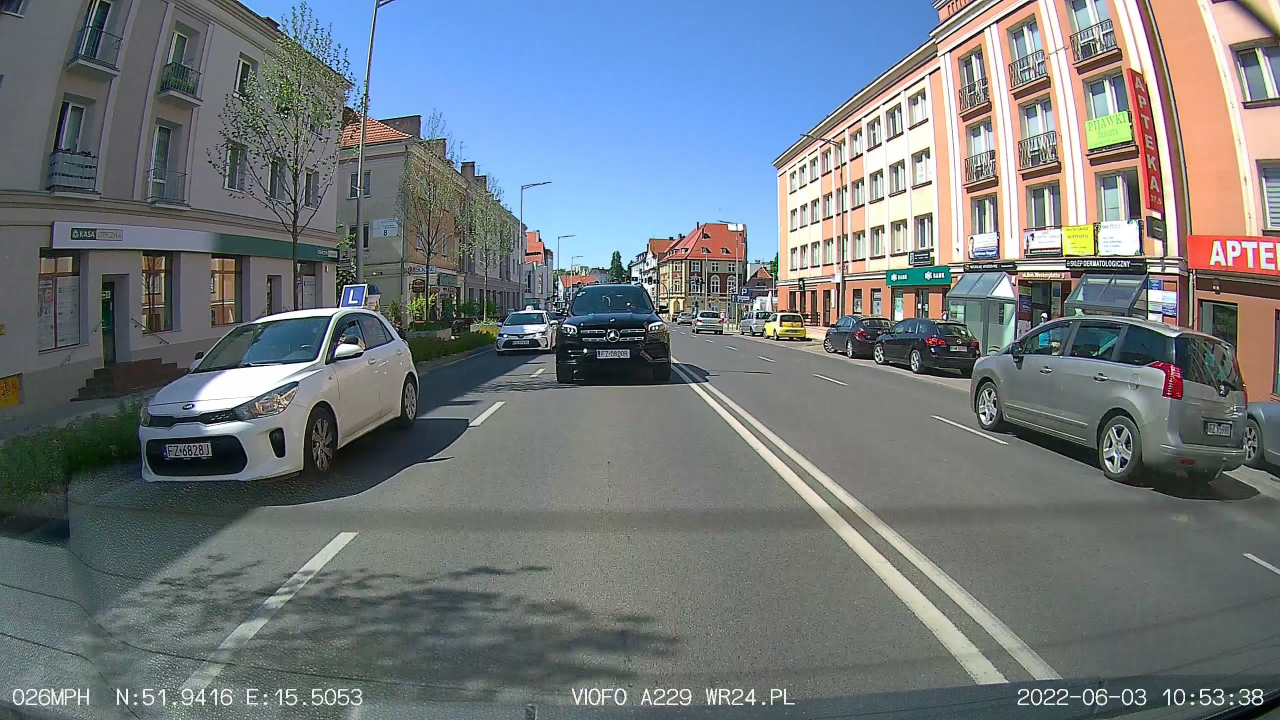
#> input picture src/test_data/camera.jpg, 2560 x 1440 px (shown at 1/2 size)
$ python -i ocr_detection.py   (imports and definitions only)
#> lines starting #> are read from the running program, lines starting #| are printed output that depends on the picture; after the words box and inside, x2 and y2 are one past the last pixel; in counts of white or black regions, pixels touching at a corner belong together
#> further down, picture is the input picture: shape (1440, 2560, 3); mean B, G, R 125.4, 120.9, 113.8
import re

import cv2
import numpy as np
import pytesseract

from src.utils import scale_image


def process(img):
    # img = cv2.medianBlur(img, 5)
    img_gray = cv2.cvtColor(img, cv2.COLOR_BGR2GRAY)
    _, thresh = cv2.threshold(img_gray, 127, 255, cv2.THRESH_BINARY)
    # thresh = cv2.adaptiveThreshold(img_gray, 255, cv2.ADAPTIVE_THRESH_MEAN_C, cv2.THRESH_BINARY, 5, 2)
    img_blur = cv2.GaussianBlur(thresh, (5, 5), 2)
    img_canny = cv2.Canny(img_blur, 0, 0)
    return img_canny


def get_contours(img):
    cv2.imshow('processed', process(img))
    cv2.waitKey()
    processed = process(img)
    contours, _ = cv2.findContours(processed, cv2.RETR_TREE, cv2.CHAIN_APPROX_NONE)
    r1, r2 = sorted(contours, key=cv2.contourArea)[-3:-1]
    x, y, w, h = cv2.boundingRect(np.r_[r1, r2])

    return img[y: y + h, x:x + w]


def detect_licence_plate_characters(test_license_plate, with_contours=True):
    # test_license_plate = cv2.imread('test_data/blurred_plate.png')
    test_license_plate = scale_image(test_license_plate, 300)
    # return ocr_with_segmentation(test_license_plate)
    return ocr_with_segmentation(test_license_plate)


def get_candidates(image, cnts, avg_sizes, candidates, counter, verbose):
    cnts = cnts[0] if len(cnts) == 2 else cnts[1]
    for c in cnts:
        x, y, w, h = cv2.boundingRect(c)
        area = w * h
        if h >= image.shape[0] - 5:
            continue

        if w / h > 1.5 or h / w > 5 or area < 100:
            if verbose:
                # różowy
                cv2.rectangle(image, (x, y), (x + w, y + h), (255, 100, 255), 3)
            continue
        counter += 1

        if area > 1900:
            if verbose:
                cv2.rectangle(image, (x, y), (x + w, y + h), (0, 255, 255), 3)
            avg_sizes.append(h)
            candidates.append([x, y, w, h])

    return [avg_sizes, candidates, counter]


def ocr_with_segmentation(image, verbose=False):
#> called with verbose = False
    org_image = image.copy()
    # blue
    candidate_color = (255, 0, 0)
    # grey
    non_max_color = (192, 192, 192)

    img_gray = cv2.cvtColor(image, cv2.COLOR_BGR2GRAY)
    _, thresh = cv2.threshold(img_gray, 200, 255, cv2.THRESH_BINARY + cv2.THRESH_OTSU)
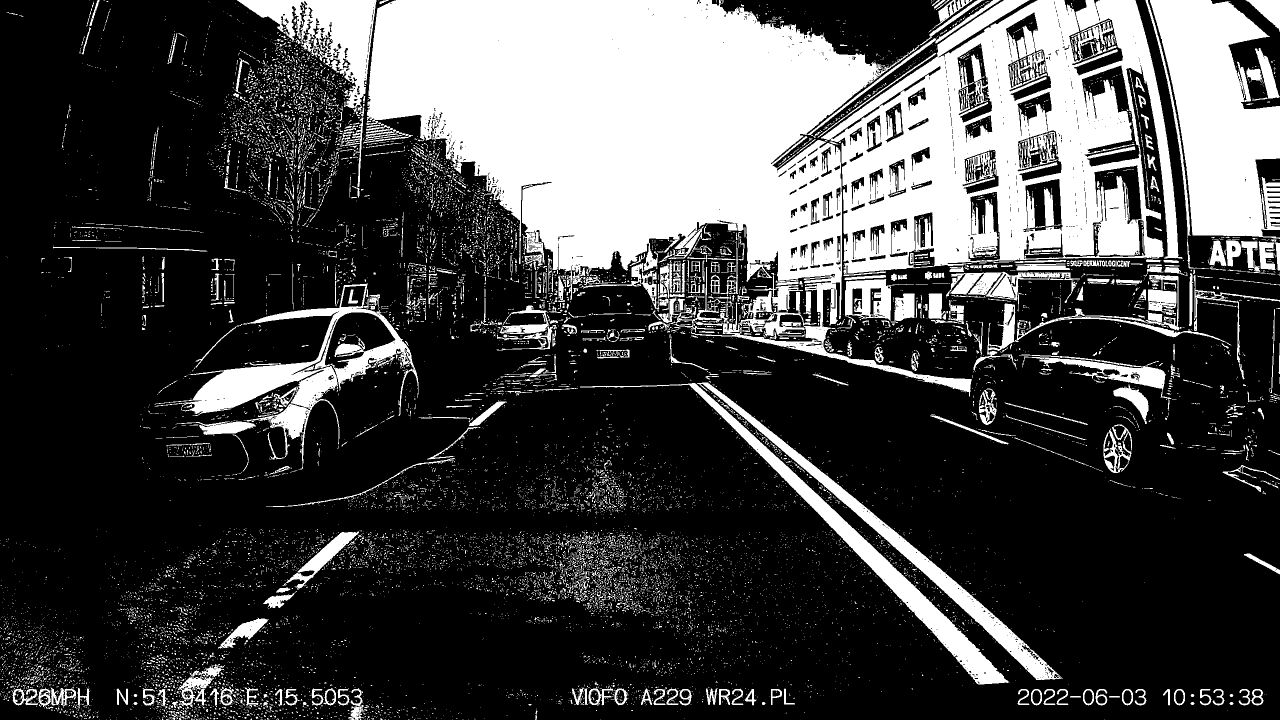
#> thresh: shape (1440, 2560) (shown at 1/2 size); 27.8% white; 15252 white regions (14251 under 20 px), largest, box (x1, y1, x2, y2) and area: (734, 0, 2001, 794) 423500, (1642, 0, 2365, 548) 211973, (2300, 0, 2560, 478) 78383

    result = np.zeros(image.shape, dtype=np.uint8)
    result_bin = np.zeros(image.shape, dtype=np.uint8)
    hsv = cv2.cvtColor(image, cv2.COLOR_BGR2HSV)
#> hsv: shape (1440, 2560, 3); mean H, S, V 72.1, 54.3, 136
    lower = np.array([0, 0, 0])
    upper = np.array([179, 100, 130])
    mask = cv2.inRange(hsv, lower, upper)
#> mask: shape (1440, 2560); 54.7% white; 19349 black regions (18000 under 20 px), largest, box (x1, y1, x2, y2) and area: (0, 0, 2560, 1369) 1381098, (984, 1059, 1325, 1225) 20715, (526, 1057, 880, 1217) 13608

    # Perform morph close and merge for 3-channel ROI extraction
    kernel = cv2.getStructuringElement(cv2.MORPH_RECT, (3, 3))
    close = cv2.morphologyEx(mask, cv2.MORPH_CLOSE, kernel, iterations=1)
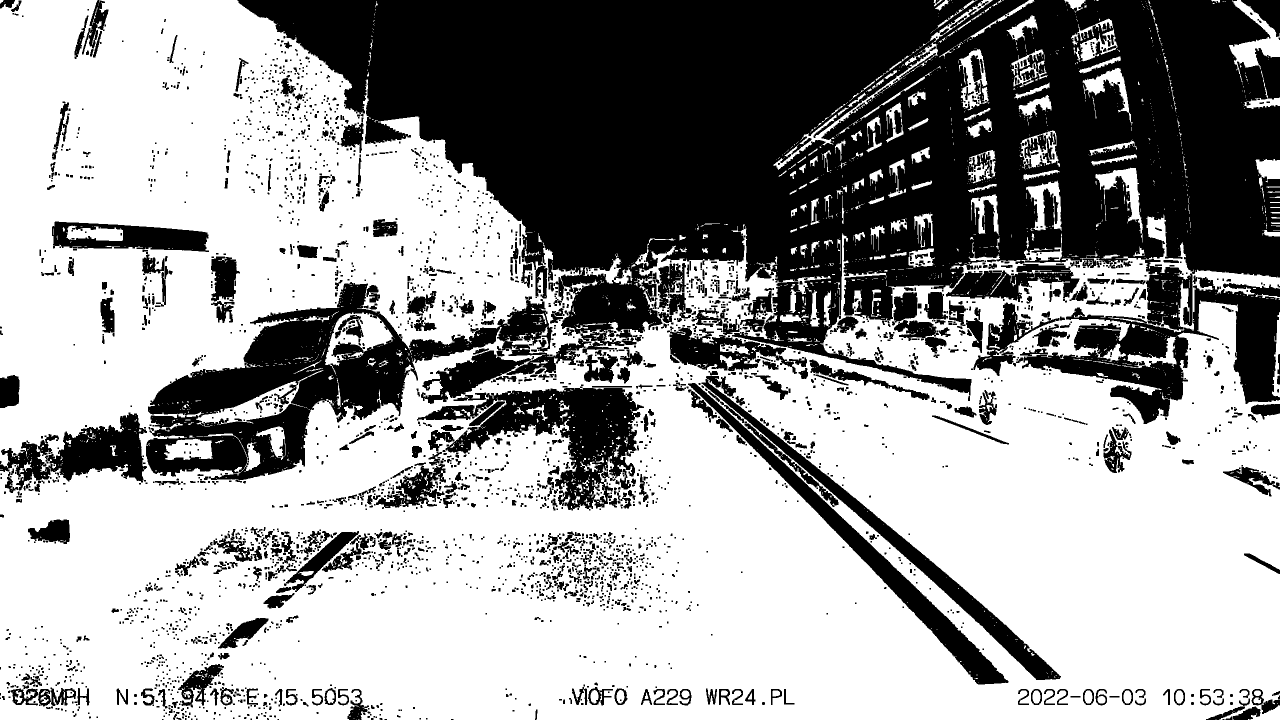
#> close: shape (1440, 2560) (shown at 1/2 size); 61.1% white; 3260 black regions (2022 under 20 px), largest, box (x1, y1, x2, y2) and area: (475, 0, 2560, 791) 920089, (292, 564, 1183, 960) 106847, (2044, 554, 2560, 848) 51203
    extract = cv2.merge([close, close, close])
#> extract: shape (1440, 2560, 3); 61.1% white; 3260 black regions (2022 under 20 px)

    # Find contours, filter using contour area, and extract using Numpy slicing

    avg_sizes = []
    candidates = []
    counter = 0

    cnts = cv2.findContours(close, cv2.RETR_TREE, cv2.CHAIN_APPROX_SIMPLE)
#> cnts = 5499 contours, 3406 with area under 20; largest, box (x1, y1, x2, y2) and area: (0, 0, 2560, 1440) 2605224, (291, 563, 1184, 961) 124540, (833, 775, 1289, 1022) 46544, (1375, 765, 2018, 1370) 26418, (1402, 757, 2123, 1361) 22932
    [avg_sizes, candidates, counter] = get_candidates(image, cnts, avg_sizes, candidates, counter, verbose)
#> the loop in get_candidates, `for c in cnts:` made 5499 passes
#> (x, y, w, h, area, counter) on passes 54, 305, 412: (220, 891, 15, 21, 315, 1), (1563, 552, 99, 74, 7326, 11), (1817, 497, 52, 38, 1976, 12)
#> after the loop in get_candidates, `for c in cnts:`: avg_sizes = 63 values, max 605 at index 38, min 38 at index 1, mean 94.86; candidates = 63 items, first 6: [1563, 552, 99, 74], [1817, 497, 52, 38], [1828, 426, 38, 69], [1942, 388, 57, 83], [2052, 361, 71, 101], [2191, 335, 95, 150]; counter = 606
#> counter = 606

    cnts = cv2.findContours(thresh, cv2.RETR_TREE, cv2.CHAIN_APPROX_SIMPLE)
#> cnts = 16913 contours, 16057 with area under 20; largest, box (x1, y1, x2, y2) and area: (734, 0, 2001, 794) 424411, (1642, 0, 2365, 548) 274670, (2300, 0, 2560, 478) 77380, (309, 567, 837, 940) 43008, (1160, 766, 2019, 1369) 24816
    [avg_sizes, candidates, counter] = get_candidates(image, cnts, avg_sizes, candidates, counter, verbose)
#> the loop in get_candidates (call 2), `for c in cnts:` made 16913 passes
#> c on passes 31 to 33: [[720, 1438], [720, 1439], [721, 1439], [721, 1438]], [[552, 1438], [552, 1439]], [[539, 1438]]

    if not len(avg_sizes) > 0:
        return ''

    avg_height = np.mean(avg_sizes)
    if verbose:
        print('avg_height', avg_height)
        # print('std_dev', statistics.pstdev(avg_sizes))
        # print('variance', statistics.variance(avg_sizes))
        print(np.sort(avg_sizes))

    nms_candidates = []
    thresh_rgb = cv2.cvtColor(thresh, cv2.COLOR_GRAY2RGB)
    thresh_rgb = 255 - thresh_rgb
    for el in candidates:
        x, y, w, h = el
        nms_candidates.append([y, x, h, w])
        if h < (avg_height - 10):
            continue

        if verbose:
            print(x, y, w, h)
            cv2.rectangle(image, (x, y), (x + w, y + h), candidate_color, 3)
        result_bin[y:y + h, x:x + w] = thresh_rgb[y:y + h, x:x + w]
        result[y:y + h, x:x + w] = extract[y:y + h, x:x + w]
#> this loop made 126 passes
#> el on passes 1 to 12: [1563, 552, 99, 74], [1817, 497, 52, 38], [1828, 426, 38, 69], [1942, 388, 57, 83], [2052, 361, 71, 101], [2191, 335, 95, 150], [2511, 318, 49, 57], [1776, 318, 36, 77], [1934, 300, 58, 67], [2039, 261, 81, 77], [2048, 268, 45, 49], [1935, 237, 49, 39]
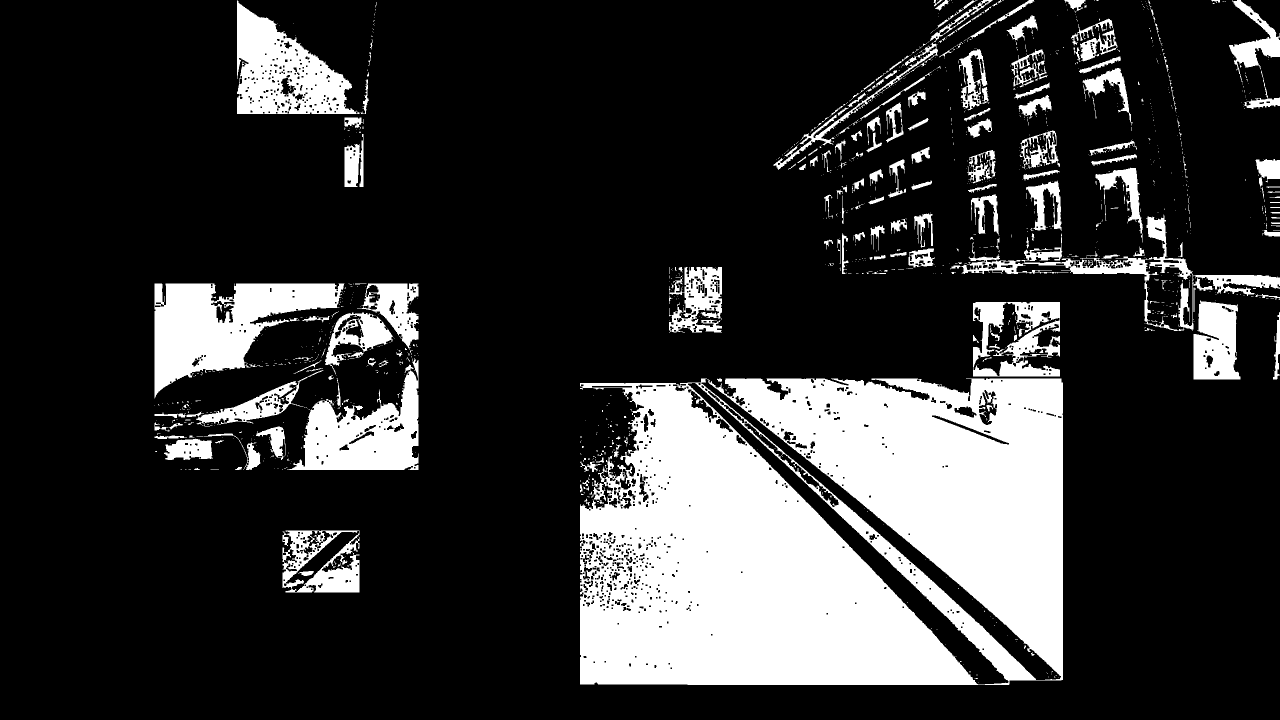
#> result: shape (1440, 2560, 3) (shown at 1/2 size); 20.5% white; 1243 white regions (1025 under 20 px), largest, box (x1, y1, x2, y2) and area: (1160, 757, 2126, 1370) 495632, (309, 567, 689, 797) 42887, (474, 0, 719, 228) 29740
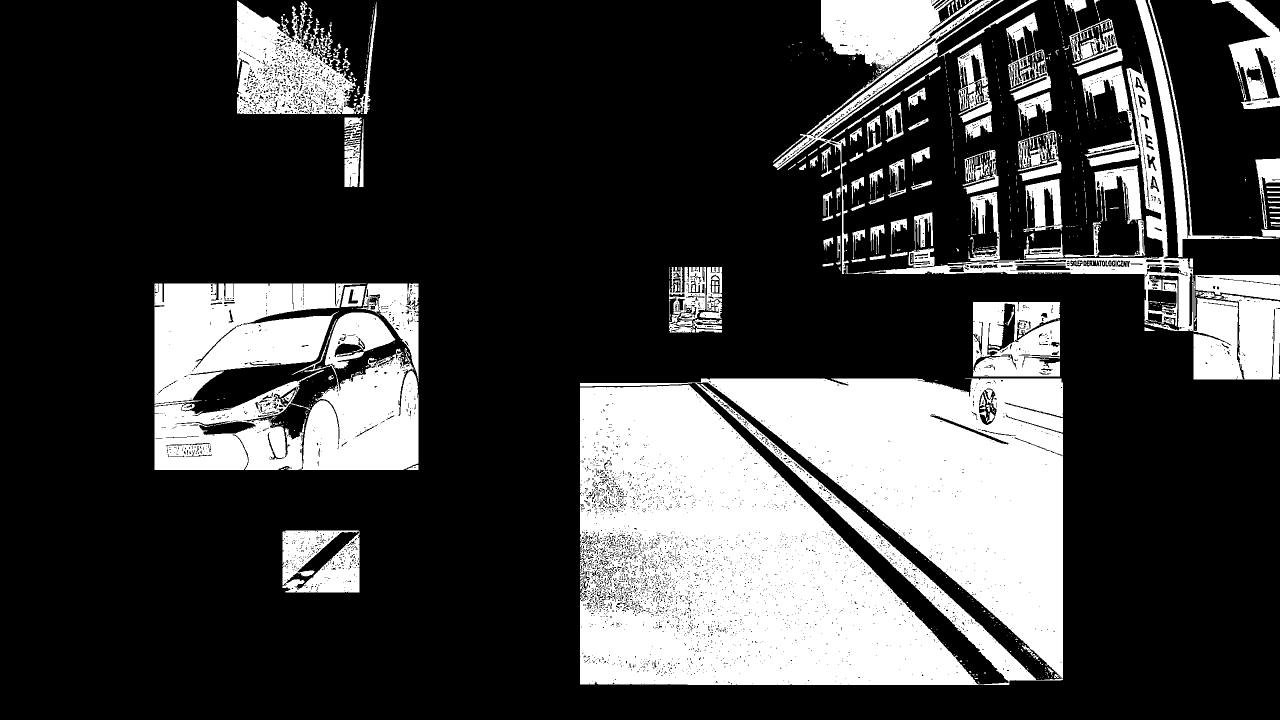
#> result_bin: shape (1440, 2560, 3) (shown at 1/2 size); 25.9% white; 817 white regions (649 under 20 px), largest, box (x1, y1, x2, y2) and area: (1160, 769, 2019, 1370) 296467, (1160, 757, 2126, 1364) 226504, (309, 625, 837, 940) 82301

    # [4 lines of commented-out code are left out]

    if verbose:
        print('contours count', counter)

    invert = 255 - result
    invert_tresh = 255 - result_bin
    # connected = cv2.addWeighted(invert, 0.5, invert_tresh, 0.5, 0.0)
#> (the run stopped early here; a loop or call above may not have finished)

$ run again, on src/test_data/1.png
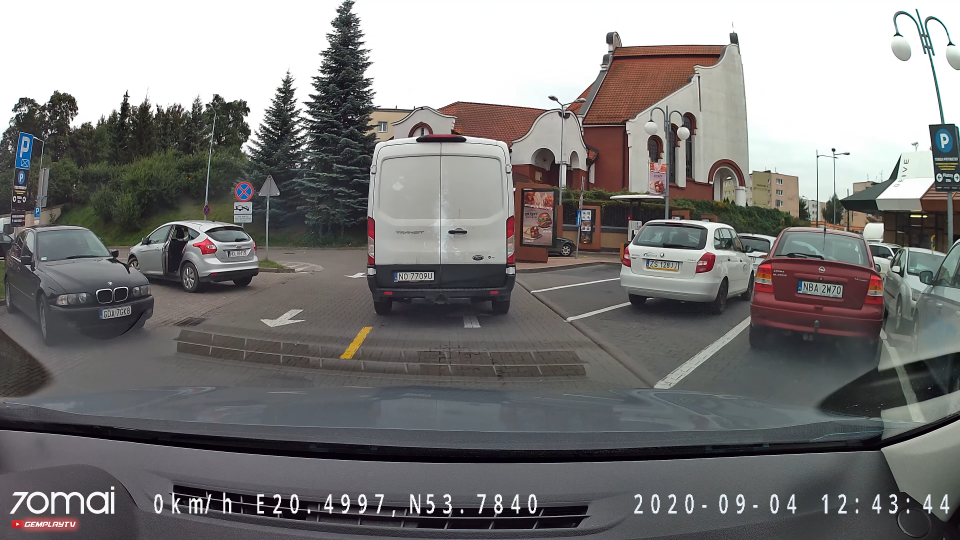
#> input picture src/test_data/1.png, 1920 x 1080 px (shown at 1/2 size)
#> picture is the input picture: shape (1080, 1920, 3); mean B, G, R 122.6, 123.2, 124.7
#> in ocr_with_segmentation, `_, thresh = cv2.threshold(img_gray, 200, 255, cv2.THRESH_BINARY + cv2...`:
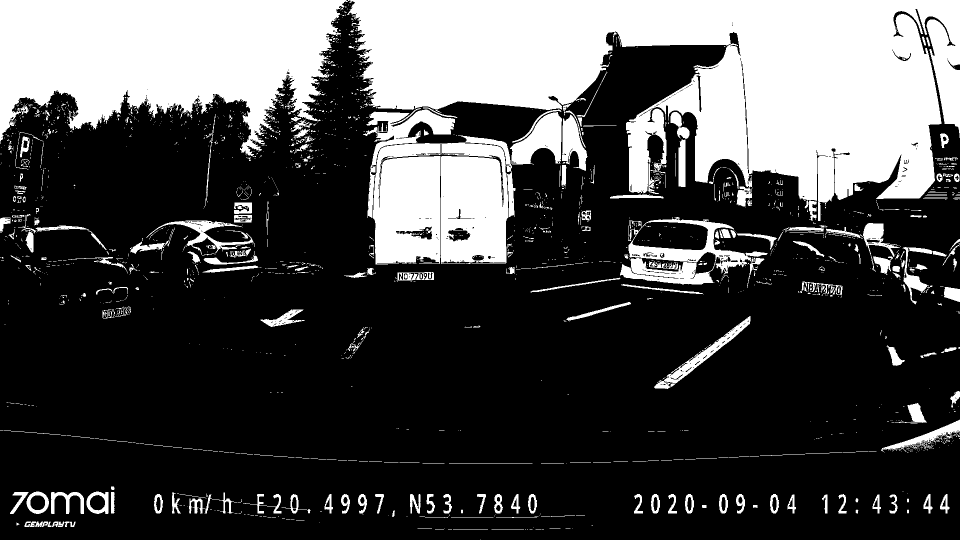
#> thresh: shape (1080, 1920) (shown at 1/2 size); 29.5% white; 2130 white regions (1782 under 20 px), largest, box (x1, y1, x2, y2) and area: (0, 0, 1920, 442) 452162, (726, 216, 910, 529) 37071, (881, 271, 1024, 528) 30615
#> hsv: shape (1080, 1920, 3); mean H, S, V 65.9, 30.2, 128.5
#> mask: shape (1080, 1920); 58.3% white; 3712 black regions (3396 under 20 px), largest, box (x1, y1, x2, y2) and area: (0, 0, 1920, 640) 693512, (0, 831, 1920, 928) 29081, (338, 970, 1180, 1061) 27504
#> close: shape (1080, 1920); 60.5% white; 559 black regions (255 under 20 px), largest, box (x1, y1, x2, y2) and area: (699, 0, 1920, 539) 465967, (0, 0, 693, 313) 142026, (1157, 409, 1768, 639) 47834
#> extract: shape (1080, 1920, 3); 60.5% white; 559 black regions (255 under 20 px)
#> in ocr_with_segmentation, `cnts = cv2.findContours(close, cv2.RETR_TREE, cv2.CHAIN_APPROX_SIMPLE)`: cnts = 1216 contours, 759 with area under 20; largest, box (x1, y1, x2, y2) and area: (0, 0, 1920, 916) 1107108, (0, 859, 1920, 1080) 327376, (1156, 408, 1769, 640) 54690, (733, 285, 882, 531) 33166, (343, 969, 625, 1042) 10477
#> the loop in get_candidates, `for c in cnts:` made 1216 passes
#> (x, y, w, h, area) on passes 7, 13, 19: (1778, 888, 12, 4, 48), (1811, 879, 8, 3, 24), (1837, 870, 7, 3, 21)
#> after the loop in get_candidates, `for c in cnts:`: avg_sizes = [46, 47, 47, 57, 67, 148, 118, 107, 53, 59, 246, 77, 51]; candidates = 13 items, first 6: [101, 983, 68, 46], [172, 982, 46, 47], [52, 982, 47, 47], [1295, 269, 34, 57], [679, 652, 67, 67], [1307, 631, 195, 148]; counter = 161
#> in ocr_with_segmentation, `cnts = cv2.findContours(thresh, cv2.RETR_TREE, cv2.CHAIN_APPROX_SIMPLE)`: cnts = 2872 contours, 2564 with area under 20; largest, box (x1, y1, x2, y2) and area: (0, 0, 1920, 442) 447540, (726, 216, 910, 529) 36590, (881, 271, 1024, 528) 30915, (1240, 434, 1535, 569) 19426, (1264, 443, 1417, 501) 7061
#> the loop in get_candidates (call 2), `for c in cnts:` made 2872 passes
#> (x, y, w, h, area) on passes 18, 21, 23: (33, 1045, 6, 6, 36), (104, 1043, 35, 11, 385), (108, 1045, 7, 5, 35)
#> the loop in ocr_with_segmentation, `for el in candidates:` made 30 passes
#> invert: shape (1080, 1920, 3); 97.4% white; 96 black regions (68 under 20 px), largest, box (x1, y1, x2, y2) and area: (1307, 631, 1502, 779) 24736, (1698, 421, 1866, 611) 11963, (726, 216, 1023, 531) 9794
#> in ocr_with_segmentation, `invert_tresh = 255 - result_bin`:
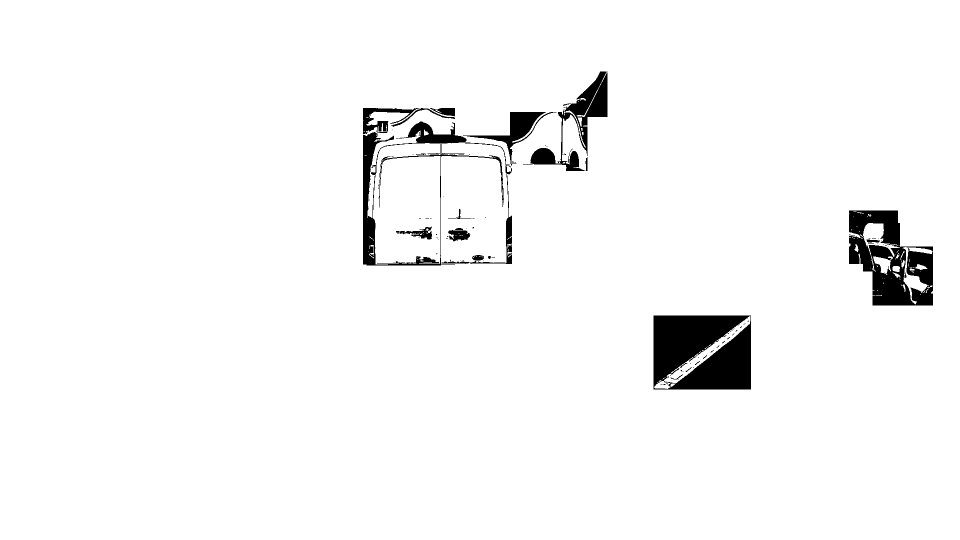
#> invert_tresh: shape (1080, 1920, 3) (shown at 1/2 size); 96.5% white; 125 black regions (101 under 20 px), largest, box (x1, y1, x2, y2) and area: (1307, 631, 1502, 779) 24913, (1698, 421, 1866, 611) 17938, (726, 243, 1024, 531) 12090
